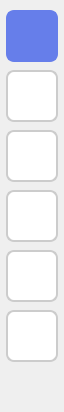
        <widget class="QFrame" name="frame_leftToolbar">
         <property name="minimumSize">
          <size>
           <width>64</width>
           <height>0</height>
          </size>
         </property>
         <property name="maximumSize">
          <size>
           <width>64</width>
           <height>16777215</height>
          </size>
         </property>
         <property name="styleSheet">
          <string notr="true">QFrame#frame_leftToolbar {
	background-color: #f8f8f8;
	border-right: 1px solid #e0e0e0;
}</string>
         </property>
         <layout class="QVBoxLayout" name="layout_leftToolbar">
          <property name="spacing">
           <number>8</number>
          </property>
          <property name="leftMargin">
           <number>6</number>
          </property>
          <property name="topMargin">
           <number>10</number>
          </property>
          <property name="rightMargin">
           <number>6</number>
          </property>
          <property name="bottomMargin">
           <number>10</number>
          </property>
          <item>
           <widget class="QPushButton" name="btn_toolEdit">
            <property name="minimumSize">
             <size>
              <width>52</width>
              <height>52</height>
             </size>
            </property>
            <property name="maximumSize">
             <size>
              <width>52</width>
              <height>52</height>
             </size>
            </property>
            <property name="toolTip">
             <string>编辑模式</string>
            </property>
            <property name="styleSheet">
             <string notr="true">QPushButton#btn_toolEdit {
	background-color: #ffffff;
	border: 2px solid #cccccc;
	border-radius: 8px;
}
QPushButton#btn_toolEdit:hover {
	background-color: #f0f0f0;
	border-color: #999999;
}
QPushButton#btn_toolEdit:checked {
	background-color: #667eea;
	border-color: #667eea;
}</string>
            </property>
            <property name="text">
             <string/>
            </property>
            <property name="icon">
             <iconset>
              <normaloff>labelme/resources/edit.svg</normaloff>labelme/resources/edit.svg</iconset>
            </property>
            <property name="iconSize">
             <size>
              <width>28</width>
              <height>28</height>
             </size>
            </property>
            <property name="checkable">
             <bool>true</bool>
            </property>
            <property name="checked">
             <bool>true</bool>
            </property>
           </widget>
          </item>
          <item>
           <widget class="QPushButton" name="btn_toolRectangle">
            <property name="minimumSize">
             <size>
              <width>52</width>
              <height>52</height>
             </size>
            </property>
            <property name="maximumSize">
             <size>
              <width>52</width>
              <height>52</height>
             </size>
            </property>
            <property name="toolTip">
             <string>矩形标注</string>
            </property>
            <property name="styleSheet">
             <string notr="true">QPushButton#btn_toolRectangle {
	background-color: #ffffff;
	border: 2px solid #cccccc;
	border-radius: 8px;
}
QPushButton#btn_toolRectangle:hover {
	background-color: #f0f0f0;
	border-color: #999999;
}
QPushButton#btn_toolRectangle:checked {
	background-color: #667eea;
	border-color: #667eea;
}</string>
            </property>
            <property name="text">
             <string/>
            </property>
            <property name="icon">
             <iconset>
              <normaloff>labelme/resources/rectangle.svg</normaloff>labelme/resources/rectangle.svg</iconset>
            </property>
            <property name="iconSize">
             <size>
              <width>28</width>
              <height>28</height>
             </size>
            </property>
            <property name="checkable">
             <bool>true</bool>
            </property>
           </widget>
          </item>
          <item>
           <widget class="QPushButton" name="btn_toolPolygon">
            <property name="minimumSize">
             <size>
              <width>52</width>
              <height>52</height>
             </size>
            </property>
            <property name="maximumSize">
             <size>
              <width>52</width>
              <height>52</height>
             </size>
            </property>
            <property name="toolTip">
             <string>多边形标注</string>
            </property>
            <property name="styleSheet">
             <string notr="true">QPushButton#btn_toolPolygon {
	background-color: #ffffff;
	border: 2px solid #cccccc;
	border-radius: 8px;
}
QPushButton#btn_toolPolygon:hover {
	background-color: #f0f0f0;
	border-color: #999999;
}
QPushButton#btn_toolPolygon:checked {
	background-color: #667eea;
	border-color: #667eea;
}</string>
            </property>
            <property name="text">
             <string/>
            </property>
            <property name="icon">
             <iconset>
              <normaloff>labelme/resources/polygon.svg</normaloff>labelme/resources/polygon.svg</iconset>
            </property>
            <property name="iconSize">
             <size>
              <width>28</width>
              <height>28</height>
             </size>
            </property>
            <property name="checkable">
             <bool>true</bool>
            </property>
           </widget>
          </item>
          <item>
           <widget class="QPushButton" name="btn_toolDelete">
            <property name="minimumSize">
             <size>
              <width>52</width>
              <height>52</height>
             </size>
            </property>
            <property name="maximumSize">
             <size>
              <width>52</width>
              <height>52</height>
             </size>
            </property>
            <property name="toolTip">
             <string>清除单个</string>
            </property>
            <property name="styleSheet">
             <string notr="true">QPushButton#btn_toolDelete {
	background-color: #ffffff;
	border: 2px solid #cccccc;
	border-radius: 8px;
}
QPushButton#btn_toolDelete:hover {
	background-color: #f0f0f0;
	border-color: #999999;
}</string>
            </property>
            <property name="text">
             <string/>
            </property>
            <property name="icon">
             <iconset>
              <normaloff>labelme/resources/delete.svg</normaloff>labelme/resources/delete.svg</iconset>
            </property>
            <property name="iconSize">
             <size>
              <width>28</width>
              <height>28</height>
             </size>
            </property>
           </widget>
          </item>
          <item>
           <widget class="QPushButton" name="btn_toolUndo">
            <property name="minimumSize">
             <size>
              <width>52</width>
              <height>52</height>
             </size>
            </property>
            <property name="maximumSize">
             <size>
              <width>52</width>
              <height>52</height>
             </size>
            </property>
            <property name="toolTip">
             <string>撤销 (Ctrl+Z)</string>
            </property>
            <property name="styleSheet">
             <string notr="true">QPushButton#btn_toolUndo {
	background-color: #ffffff;
	border: 2px solid #cccccc;
	border-radius: 8px;
}
QPushButton#btn_toolUndo:hover {
	background-color: #f0f0f0;
	border-color: #999999;
}</string>
            </property>
            <property name="text">
             <string/>
            </property>
            <property name="icon">
             <iconset>
              <normaloff>labelme/resources/undo.svg</normaloff>labelme/resources/undo.svg</iconset>
            </property>
            <property name="iconSize">
             <size>
              <width>28</width>
              <height>28</height>
             </size>
            </property>
           </widget>
          </item>
          <item>
           <widget class="QPushButton" name="btn_toolRedo">
            <property name="minimumSize">
             <size>
              <width>52</width>
              <height>52</height>
             </size>
            </property>
            <property name="maximumSize">
             <size>
              <width>52</width>
              <height>52</height>
             </size>
            </property>
            <property name="toolTip">
             <string>重做 (Ctrl+Y)</string>
            </property>
            <property name="styleSheet">
             <string notr="true">QPushButton#btn_toolRedo {
	background-color: #ffffff;
	border: 2px solid #cccccc;
	border-radius: 8px;
}
QPushButton#btn_toolRedo:hover {
	background-color: #f0f0f0;
	border-color: #999999;
}</string>
            </property>
            <property name="text">
             <string/>
            </property>
            <property name="icon">
             <iconset>
              <normaloff>labelme/resources/redo.svg</normaloff>labelme/resources/redo.svg</iconset>
            </property>
            <property name="iconSize">
             <size>
              <width>28</width>
              <height>28</height>
             </size>
            </property>
           </widget>
          </item>
          <item>
           <spacer name="verticalSpacer_leftToolbar">
            <property name="orientation">
             <enum>Qt::Vertical</enum>
            </property>
            <property name="sizeHint" stdset="0">
             <size>
              <width>20</width>
              <height>40</height>
             </size>
            </property>
           </spacer>
          </item>
         </layout>
        </widget>
